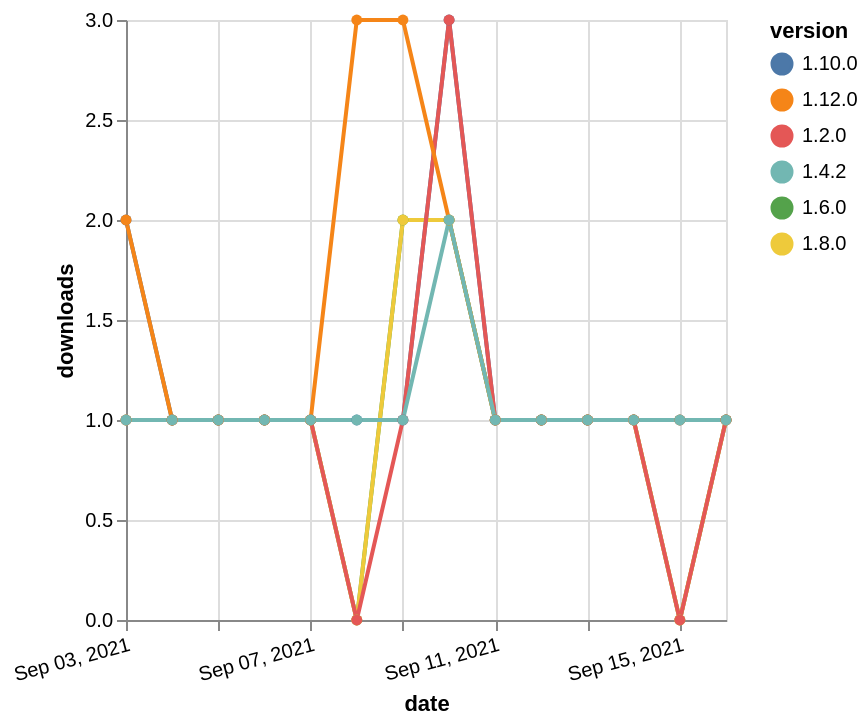

This figure's Vega-Lite source:
### Vega-Lite specification from a JSON file in a GitHub repository (floating-point values rounded to 4 significant figures)
{"$schema": "https://vega.github.io/schema/vega-lite/v5.json", "description": "A simple bar chart with embedded data.", "data": {"values": [{"date": "2021-09-03", "total": 182, "delta": 1, "version": "1.6.0"}, {"date": "2021-09-04", "total": 183, "delta": 1, "version": "1.6.0"}, {"date": "2021-09-05", "total": 184, "delta": 1, "version": "1.6.0"}, {"date": "2021-09-06", "total": 185, "delta": 1, "version": "1.6.0"}, {"date": "2021-09-07", "total": 186, "delta": 1, "version": "1.6.0"}, {"date": "2021-09-08", "total": 186, "delta": 0, "version": "1.6.0"}, {"date": "2021-09-09", "total": 188, "delta": 2, "version": "1.6.0"}, {"date": "2021-09-10", "total": 190, "delta": 2, "version": "1.6.0"}, {"date": "2021-09-11", "total": 191, "delta": 1, "version": "1.6.0"}, {"date": "2021-09-12", "total": 192, "delta": 1, "version": "1.6.0"}, {"date": "2021-09-13", "total": 193, "delta": 1, "version": "1.6.0"}, {"date": "2021-09-14", "total": 194, "delta": 1, "version": "1.6.0"}, {"date": "2021-09-15", "total": 194, "delta": 0, "version": "1.6.0"}, {"date": "2021-09-16", "total": 195, "delta": 1, "version": "1.6.0"}, {"date": "2021-09-03", "total": 159, "delta": 1, "version": "1.8.0"}, {"date": "2021-09-04", "total": 160, "delta": 1, "version": "1.8.0"}, {"date": "2021-09-05", "total": 161, "delta": 1, "version": "1.8.0"}, {"date": "2021-09-06", "total": 162, "delta": 1, "version": "1.8.0"}, {"date": "2021-09-07", "total": 163, "delta": 1, "version": "1.8.0"}, {"date": "2021-09-08", "total": 163, "delta": 0, "version": "1.8.0"}, {"date": "2021-09-09", "total": 165, "delta": 2, "version": "1.8.0"}, {"date": "2021-09-10", "total": 167, "delta": 2, "version": "1.8.0"}, {"date": "2021-09-11", "total": 168, "delta": 1, "version": "1.8.0"}, {"date": "2021-09-12", "total": 169, "delta": 1, "version": "1.8.0"}, {"date": "2021-09-13", "total": 170, "delta": 1, "version": "1.8.0"}, {"date": "2021-09-14", "total": 171, "delta": 1, "version": "1.8.0"}, {"date": "2021-09-15", "total": 171, "delta": 0, "version": "1.8.0"}, {"date": "2021-09-16", "total": 172, "delta": 1, "version": "1.8.0"}, {"date": "2021-09-03", "total": 189, "delta": 2, "version": "1.10.0"}, {"date": "2021-09-04", "total": 190, "delta": 1, "version": "1.10.0"}, {"date": "2021-09-05", "total": 191, "delta": 1, "version": "1.10.0"}, {"date": "2021-09-06", "total": 192, "delta": 1, "version": "1.10.0"}, {"date": "2021-09-07", "total": 193, "delta": 1, "version": "1.10.0"}, {"date": "2021-09-08", "total": 194, "delta": 1, "version": "1.10.0"}, {"date": "2021-09-09", "total": 195, "delta": 1, "version": "1.10.0"}, {"date": "2021-09-10", "total": 198, "delta": 3, "version": "1.10.0"}, {"date": "2021-09-11", "total": 199, "delta": 1, "version": "1.10.0"}, {"date": "2021-09-12", "total": 200, "delta": 1, "version": "1.10.0"}, {"date": "2021-09-13", "total": 201, "delta": 1, "version": "1.10.0"}, {"date": "2021-09-14", "total": 202, "delta": 1, "version": "1.10.0"}, {"date": "2021-09-15", "total": 203, "delta": 1, "version": "1.10.0"}, {"date": "2021-09-16", "total": 204, "delta": 1, "version": "1.10.0"}, {"date": "2021-09-03", "total": 378, "delta": 1, "version": "1.2.0"}, {"date": "2021-09-04", "total": 379, "delta": 1, "version": "1.2.0"}, {"date": "2021-09-05", "total": 380, "delta": 1, "version": "1.2.0"}, {"date": "2021-09-06", "total": 381, "delta": 1, "version": "1.2.0"}, {"date": "2021-09-07", "total": 382, "delta": 1, "version": "1.2.0"}, {"date": "2021-09-08", "total": 382, "delta": 0, "version": "1.2.0"}, {"date": "2021-09-09", "total": 383, "delta": 1, "version": "1.2.0"}, {"date": "2021-09-10", "total": 386, "delta": 3, "version": "1.2.0"}, {"date": "2021-09-11", "total": 387, "delta": 1, "version": "1.2.0"}, {"date": "2021-09-12", "total": 388, "delta": 1, "version": "1.2.0"}, {"date": "2021-09-13", "total": 389, "delta": 1, "version": "1.2.0"}, {"date": "2021-09-14", "total": 390, "delta": 1, "version": "1.2.0"}, {"date": "2021-09-15", "total": 390, "delta": 0, "version": "1.2.0"}, {"date": "2021-09-16", "total": 391, "delta": 1, "version": "1.2.0"}, {"date": "2021-09-03", "total": 130, "delta": 2, "version": "1.12.0"}, {"date": "2021-09-04", "total": 131, "delta": 1, "version": "1.12.0"}, {"date": "2021-09-05", "total": 132, "delta": 1, "version": "1.12.0"}, {"date": "2021-09-06", "total": 133, "delta": 1, "version": "1.12.0"}, {"date": "2021-09-07", "total": 134, "delta": 1, "version": "1.12.0"}, {"date": "2021-09-08", "total": 137, "delta": 3, "version": "1.12.0"}, {"date": "2021-09-09", "total": 140, "delta": 3, "version": "1.12.0"}, {"date": "2021-09-10", "total": 142, "delta": 2, "version": "1.12.0"}, {"date": "2021-09-11", "total": 143, "delta": 1, "version": "1.12.0"}, {"date": "2021-09-12", "total": 144, "delta": 1, "version": "1.12.0"}, {"date": "2021-09-13", "total": 145, "delta": 1, "version": "1.12.0"}, {"date": "2021-09-14", "total": 146, "delta": 1, "version": "1.12.0"}, {"date": "2021-09-15", "total": 147, "delta": 1, "version": "1.12.0"}, {"date": "2021-09-16", "total": 148, "delta": 1, "version": "1.12.0"}, {"date": "2021-09-03", "total": 191, "delta": 1, "version": "1.4.2"}, {"date": "2021-09-04", "total": 192, "delta": 1, "version": "1.4.2"}, {"date": "2021-09-05", "total": 193, "delta": 1, "version": "1.4.2"}, {"date": "2021-09-06", "total": 194, "delta": 1, "version": "1.4.2"}, {"date": "2021-09-07", "total": 195, "delta": 1, "version": "1.4.2"}, {"date": "2021-09-08", "total": 196, "delta": 1, "version": "1.4.2"}, {"date": "2021-09-09", "total": 197, "delta": 1, "version": "1.4.2"}, {"date": "2021-09-10", "total": 199, "delta": 2, "version": "1.4.2"}, {"date": "2021-09-11", "total": 200, "delta": 1, "version": "1.4.2"}, {"date": "2021-09-12", "total": 201, "delta": 1, "version": "1.4.2"}, {"date": "2021-09-13", "total": 202, "delta": 1, "version": "1.4.2"}, {"date": "2021-09-14", "total": 203, "delta": 1, "version": "1.4.2"}, {"date": "2021-09-15", "total": 204, "delta": 1, "version": "1.4.2"}, {"date": "2021-09-16", "total": 205, "delta": 1, "version": "1.4.2"}]}, "width": "container", "mark": {"type": "line", "point": {"filled": true}}, "encoding": {"x": {"field": "date", "type": "temporal", "timeUnit": "yearmonthdate", "title": "date", "axis": {"labelAngle": -15}}, "y": {"field": "delta", "type": "quantitative", "title": "downloads"}, "color": {"field": "version", "type": "nominal"}, "tooltip": {"field": "delta"}}}
